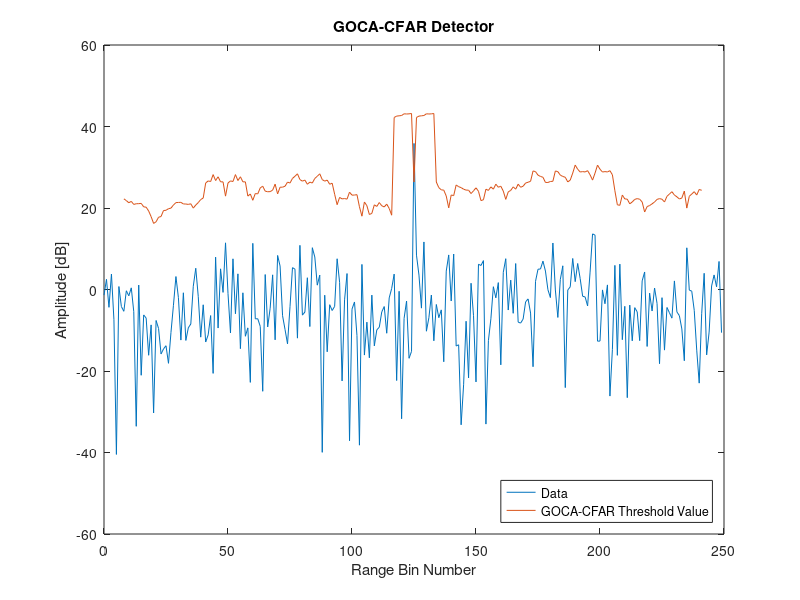

MATLAB code for this plot:
%% File information
% Written by M. Y. Martin (MRTMOG014)
% EEE4022S (2018)
% GOCA_CFAR_Threshold.m: Simulate GOCA-CFAR detector with Gaussian data

%% GOCA-CFAR detector
clc;
close all;
clear;

% define inputs and parameters
D = 250;                                % length of data; number of samples
N = 16;                                 % length of window
Np = 1;                                 % number of pulses
j = 1i;                                 % use j as sqrt(-1)
PFA = 10^-6;                            % desired PFA
SNRdB = 20;                             % SNR in Decibels
SNR = 10^(SNRdB/10);                    % Decibels to linear SNR

% include multiple targets
t = 1;                                  % number of targets and interfering targets (max 3)

% include clutter edge
v = 1;                                  % variance of noise in clutter edge; v = 1 => no clutter edge
d = 3;                                  % number of samples from centre to clutter edge start (distance)

% 1xD matrix of complex Gaussian noise: (I + jQ)/sqrt(2); v scales second part => clutter edge
noise = [((randn(1,(D/2) + d) + j.*randn(1,(D/2) + d))/sqrt(2)),(sqrt(v)*(randn(1,(D/2) - d) + j.*randn(1,(D/2) - d))/sqrt(2))];
    
% insert target(s)
target_voltage = sqrt(SNR);
target_signal = target_voltage*(randn(1,t) + j.*randn(1,t))/sqrt(2);
signal = real(noise).^2 + imag(noise).^2;
signal_H0 = signal; % noise only
for y = 0:(t - 1)   % update signal with targets from centre of data at intervals of 3 samples ???
    signal((D/2) + 1 + 3*y) = signal((D/2) + 1 + 3*y) + real(target_signal(y + 1)).^2 + imag(target_signal(y + 1)).^2;
end

% compute GOCA-CFAR interference statistic 'g'
g = zeros(D,1);
for CUT = (N/2 + 1):1:(D - N/2)    % first N/2 and last N/2 samples in signal will NOT become the CUT (eg. 9 to 392)
    Leading_window = sum(signal((CUT + 1):(CUT + N/2)));
    Lagging_window = sum(signal((CUT - N/2):(CUT - 1)));
    if Leading_window > Lagging_window
        g(CUT) = Leading_window;
    else
        g(CUT) = Lagging_window;
    end
end

% compute GOCA-CFAR constant 'a' for desired PFA
PFA_error = inf;

for a_i = 0:0.0001:2
    PFA_summation = 0;
    for i = 0:(N/2 - 1)
        PFA_summation = PFA_summation + (factorial(N/2 - 1 + i)/(factorial(N/2 - 1).*factorial(i))).*(2 + a_i)^(-i);
    end
    PFA_i = 2*(((1 + a_i)^(-N/2)) -((2 + a_i)^(-N/2))*PFA_summation);
    if abs(PFA_i - PFA) < abs(PFA_error)
        a = a_i;
        PFA_error = PFA_i - PFA;
    end
end

% compute detection threshold 'T'
T = a.*g;

% plot the threshold and noise
x = 0:(D - 1); % x-axis sample number
figure;
plot(x,20*log10(signal),x,20*log10(T));
xlabel('Range Bin Number');
ylabel('Amplitude [dB]');
ylim([-60 60]);
title('GOCA-CFAR Detector');
lgd = legend('Data','GOCA-CFAR Threshold Value');
set(lgd,'Location','SouthEast');
